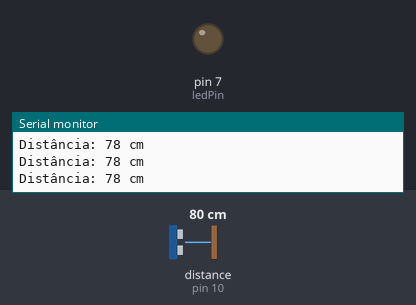
Recording of a sketch running on a simulated Arduino Uno, built with avr-gcc and run on an emulated ATmega328P. Shown: output pins drawn as LEDs (lit = HIGH), the last lines printed to the serial monitor. Wiring (inferred from the names in the program): ultrasonic range finder: trigger pin 9; echo pin 10. The inputs (shaded band) are chosen by the test bench; at power-on: distance to the obstacle (sensor on pin 10) 80 cm. The echo pulse lasts 58.3 µs per cm; pins used as bus, display or sensor lines are not drawn.

Above: at 1.3 s.
1.4 s: distance to the obstacle (sensor on pin 10) set to 14 cm
2.9 s: distance to the obstacle (sensor on pin 10) set to 9 cm
At 4.2 s:
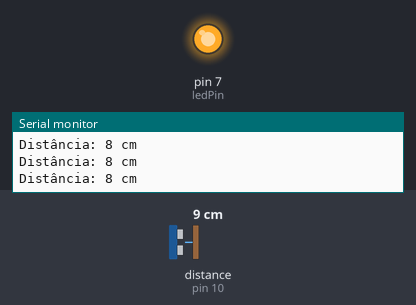
4.5 s: distance to the obstacle (sensor on pin 10) set to 18 cm
At 5.7 s:
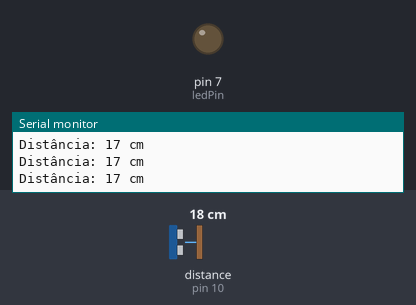
6.0 s: distance to the obstacle (sensor on pin 10) set to 2 cm
At 7.0 s:
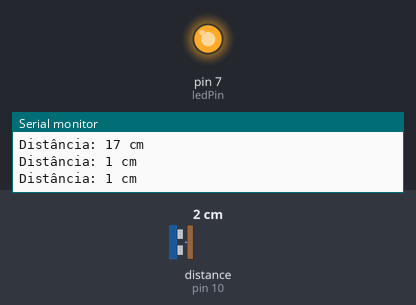
Timing chart, 0 to 8.5 s (numbered marks = the images above; inputs shaded):
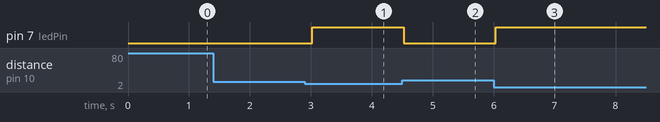

Measured:
- the behaviour switches between 12 and 11 cm on distance to the obstacle (sensor on pin 10) (found by bisection; images 0 and 1)
- after the input at 2.9 s, pin 7 (ledPin): LOW → HIGH after 0.12 s
- after the input at 4.5 s, pin 7 (ledPin): HIGH → LOW at once
- after the input at 6.0 s, pin 7 (ledPin): LOW → HIGH at once

The sketch:

atividade-6.ino
```cpp
// Luiz Felipe Leite Soare Nº17 - Samuel Henrique Dias Mioni Nº27 - 2ºB

const int trigPin = 9;
const int echoPin = 10;
const int ledPin = 7;

const int distanciaLimite = 10;

void setup() {
    pinMode(trigPin, OUTPUT);
    pinMode(echoPin, INPUT);
    pinMode(ledPin, OUTPUT);
    Serial.begin(9600);
}

void loop() {
    digitalWrite(trigPin, LOW);
    delayMicroseconds(2);
    digitalWrite(trigPin, HIGH);
    delayMicroseconds(10);
    digitalWrite(trigPin, LOW);

    long duracao = pulseIn(echoPin, HIGH);

    int distancia = duracao * 0.034 / 2;

    Serial.print("Distância: ");
    Serial.print(distancia);
    Serial.println(" cm");

    if (distancia > 0 && distancia <= distanciaLimite) {
        digitalWrite(ledPin, HIGH);
    } else {
        digitalWrite(ledPin, LOW);
    }
    delay(500);
}
```
